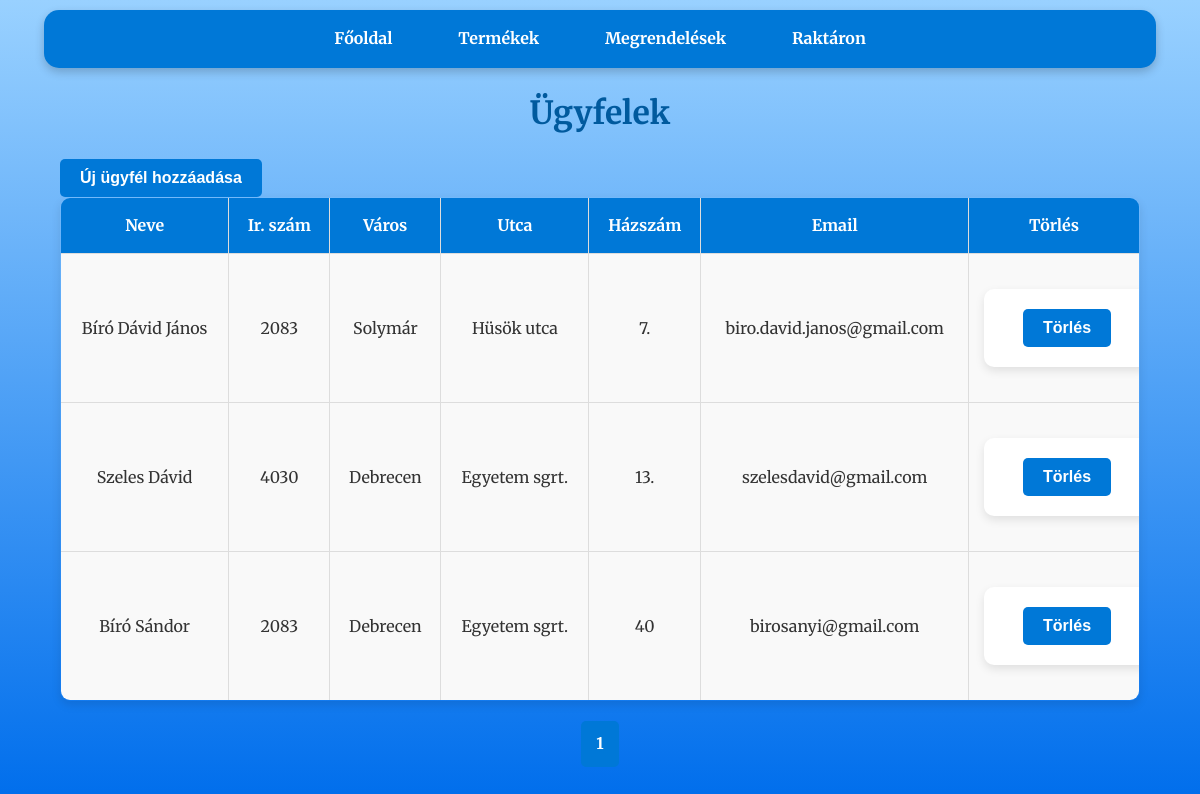
The page /customers on the database as committed earlier.
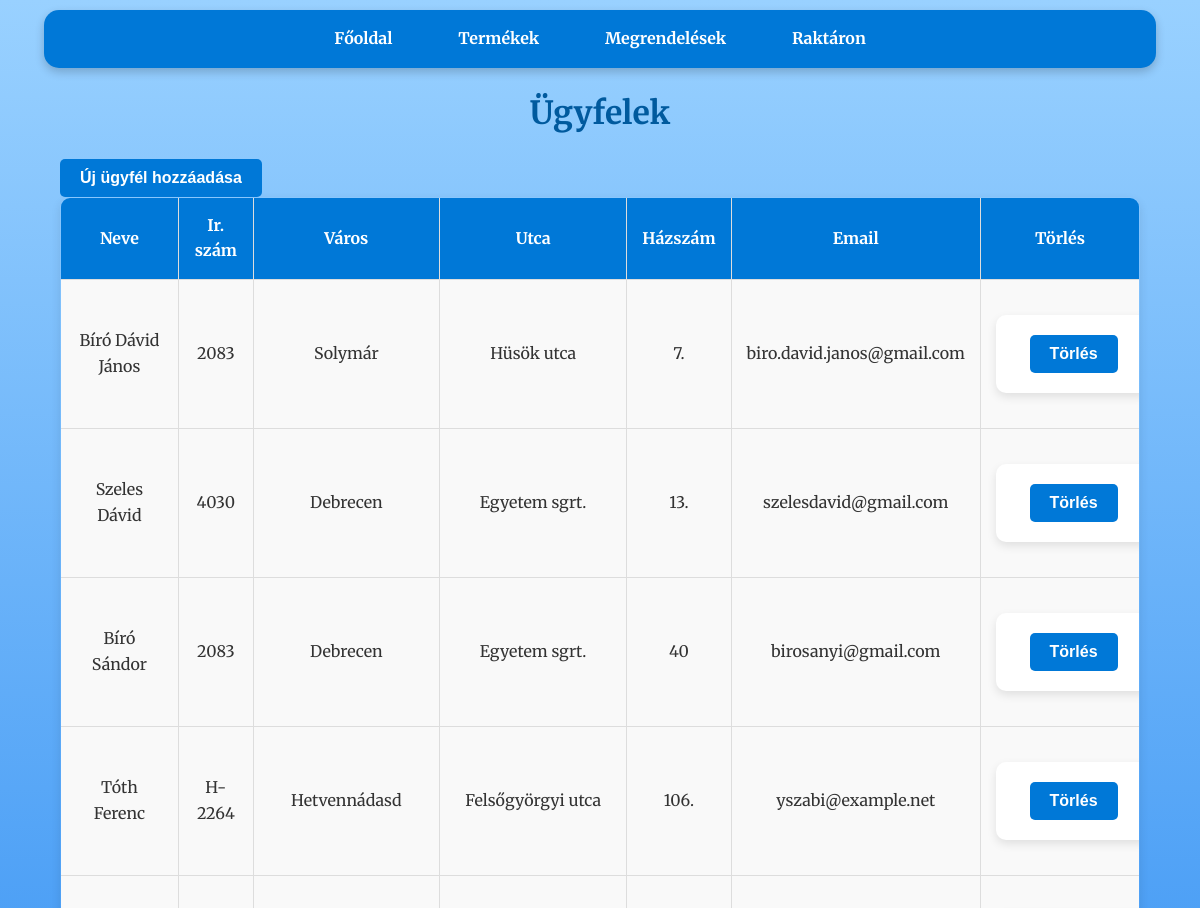
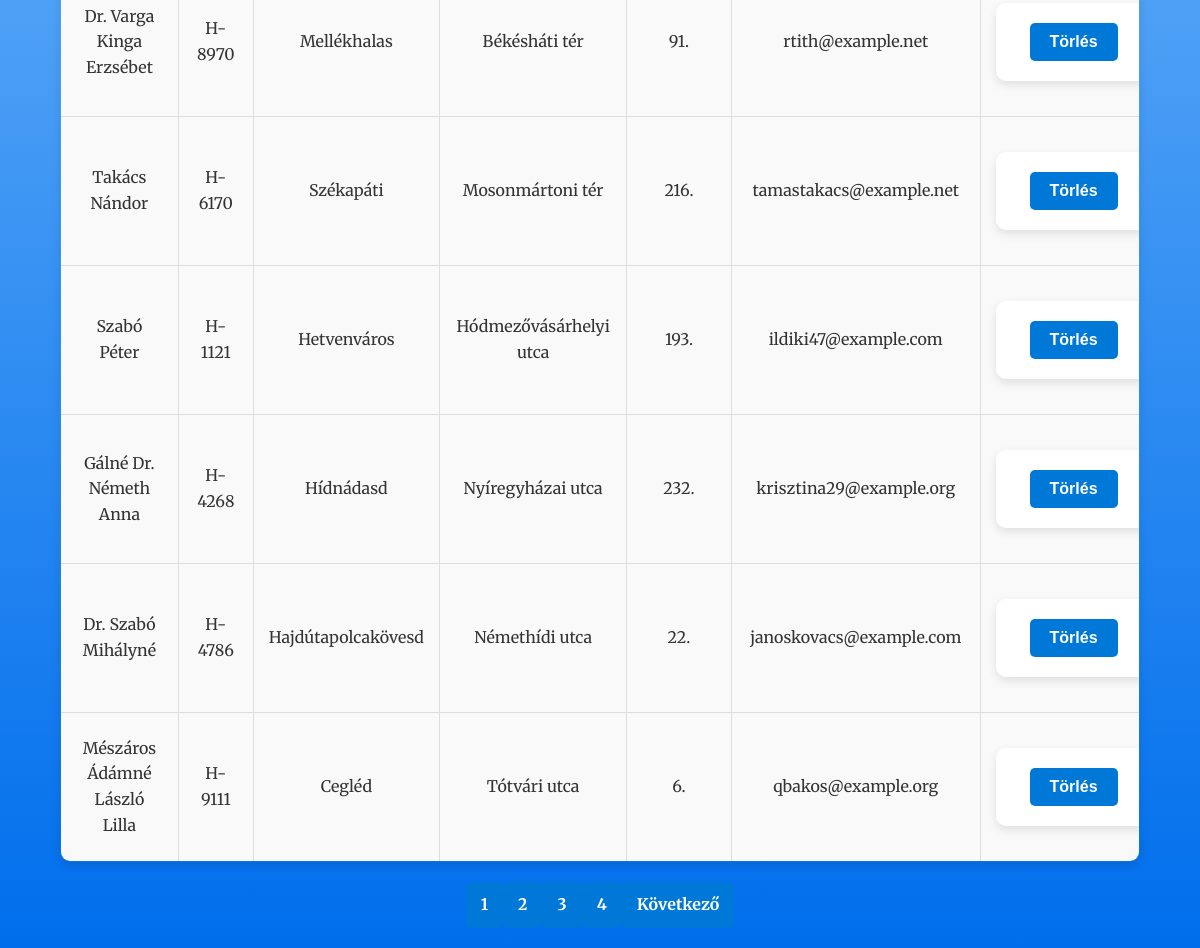
The same page on the database as committed later (2 pictures, top to bottom).
### tables this page shows
CREATE TABLE customers (
                    id INTEGER PRIMARY KEY,
                    nev TEXT,
                    iranyitoszam TEXT,
                    varos TEXT,
                    utca TEXT,
                    hazszam TEXT,
                    email TEXT);

### app.py (the view)
@app.route('/customers', methods=['GET'])
def customers():
    per_page = 10  # Egy oldalon megjelenő elemek száma
    page = int(request.args.get('page', 1))  # Az aktuális oldal lekérése (alapértelmezett: 1)
    offset = (page - 1) * per_page  # Az eltolás számítása
    conn = get_db_connection()
    customers = conn.execute(
        'SELECT * FROM customers LIMIT ? OFFSET ?', (per_page, offset)
    ).fetchall()
    total_customers = conn.execute('SELECT COUNT(*) FROM customers').fetchone()[0]
    conn.close()
    total_pages = (total_customers + per_page - 1) // per_page  # Összes oldal száma
    return render_template('customers.html', customers=customers, page=page, total_pages=total_pages)

### app.py (called while the page is built)
def get_db_connection():
    conn = sqlite3.connect('database.db')
    conn.row_factory = sqlite3.Row
    return conn

### templates/customers.html (shortened to what this page needs)
<!DOCTYPE html>
<html lang="hu">
<head>
    <link rel="stylesheet" href="{{ url_for('static', filename='css/style.css') }}">
</head>
<body>
    <nav>
        <a href="{{ url_for('index') }}">Főoldal</a>
        <a href="{{ url_for('products') }}">Termékek</a>
        <a href="{{ url_for('orders') }}">Megrendelések</a>
        <a href="{{ url_for('stock') }}">Raktáron</a>
    </nav>
    <h1>Ügyfelek</h1>
    <div class="container">
        <a href="{{ url_for('add_customer') }}" class="button-wrapper">
            <button>Új ügyfél hozzáadása</button>
        </a>
        <table>
            <thead>
                <tr>
                    <th>Neve</th>
                    <th>Ir. szám</th>
                    <th>Város</th>
                    <th>Utca</th>
                    <th>Házszám</th>
                    <th>Email</th>
                    <th>Törlés</th>
                </tr>
            </thead>
            <tbody>
                {% for customer in customers %}
                <tr>
                    <td>{{ customer.nev }}</td>
                    <td>{{ customer.iranyitoszam }}</td>
                    <td>{{ customer.varos }}</td>
                    <td>{{ customer.utca }}</td>
                    <td>{{ customer.hazszam }}</td>
                    <td>{{ customer.email }}</td>
                    <td>
                        <form action="{{ url_for('delete_customer', email=customer.email) }}" method="post">
                            <button type="submit">Törlés</button>
                        </form>
                    </td>
                </tr>
                {% endfor %}
            </tbody>
        </table>
    </div>
    <div class="pagination">
    {% for p in range(1, total_pages + 1) %}
        <a href="{{ url_for('customers', page=p) }}" class="{% if p == page %}active{% endif %}">{{ p }}</a>
    {% endfor %}
    {% if page < total_pages %}
        <a href="{{ url_for('customers', page=page+1) }}">Következő</a>
    {% endif %}
</div>
</body>
</html>

### static/css/style.css (style rules this page uses)
body { font-family: 'Merriweather', serif; margin: 0; padding: 0; background: linear-gradient(to bottom, #99d1ff, #006eec); background-attachment: fixed; background-size: cover; color: #333; line-height: 1.6; }
body::before { content: ''; position: fixed; top: 0; left: 0; width: 100%; height: 100%; background-image: url('https://www.transparenttextures.com/patterns/cubes.png'); opacity: 0.4; z-index: -1; pointer-events: none; }
nav { background-color: #0078D7; color: #fff; padding: 1rem; margin: 10px auto; width: 90%; max-width: 1200px; border-radius: 15px; box-shadow: 0 4px 10px rgba(0, 0, 0, 0.2); text-align: center; }
nav a { color: white; text-decoration: none; margin: 0 15px; font-weight: bold; padding: 0.5rem 1rem; border-radius: 5px; transition: background-color 0.3s ease; }
h1 { text-align: center; margin: 20px 0; color: #005a9e; font-weight: 700; }
form { width: 90%; max-width: 600px; margin: 20px auto; background: white; padding: 20px; border-radius: 10px; box-shadow: 0 4px 10px rgba(0, 0, 0, 0.1); }
a.button-wrapper { display: inline-block; }
button { background-color: #0078D7; color: white; border: none; padding: 10px 20px; border-radius: 5px; font-weight: bold; cursor: pointer; font-size: 1rem; transition: background-color 0.3s ease; text-decoration: none; }
.container { width: 90%; margin: 20px auto; }
table { width: 100%; border-collapse: collapse; border-radius: 10px; overflow: hidden; box-shadow: 0 4px 10px rgba(0, 0, 0, 0.1); }
table, th, td { border: 1px solid #ddd; }
th { background-color: #0078D7; color: white; font-weight: bold; padding: 15px; }
td { padding: 15px; text-align: center; background-color: #f9f9f9; }
.pagination { display: flex; justify-content: center; align-items: center; margin: 20px 0; list-style-type: none; padding: 0; }
.pagination a { display: inline-block; padding: 10px 15px; text-decoration: none; background-color: #0078D7; color: white; font-weight: bold; border-radius: 5px; transition: background-color 0.3s ease; font-size: 1rem; }

Rows that differ between the two databases and show on the page:
added customers: nev "Tóth Ferenc", iranyitoszam "H-2264", varos "Hetvennádasd", utca "Felsőgyörgyi utca", hazszam "106.", email "yszabi@example.net"
added customers: nev "Dr. Varga Kinga Erzsébet", iranyitoszam "H-8970", varos "Mellékhalas", utca "Békésháti tér", hazszam "91.", email "rtith@example.net"
added customers: nev "Takács Nándor", iranyitoszam "H-6170", varos "Székapáti", utca "Mosonmártoni tér", hazszam "216.", email "tamastakacs@example.net"
added customers: nev "Szabó Péter", iranyitoszam "H-1121", varos "Hetvenváros", utca "Hódmezővásárhelyi utca", hazszam "193.", email "ildiki47@example.com"
added customers: nev "Gálné Dr. Németh Anna", iranyitoszam "H-4268", varos "Hídnádasd", utca "Nyíregyházai utca", hazszam "232.", email "krisztina29@example.org"
added customers: nev "Dr. Szabó Mihályné", iranyitoszam "H-4786", varos "Hajdútapolcakövesd", utca "Némethídi utca", hazszam "22.", email "janoskovacs@example.com"
added customers: nev "Mészáros Ádámné László Lilla", iranyitoszam "H-9111", varos "Cegléd", utca "Tótvári utca", hazszam "6.", email "qbakos@example.org"
Other text that changed with them:
new list line: "2"
new list line: "3"
new list line: "4"
text now shown: "Következő"
